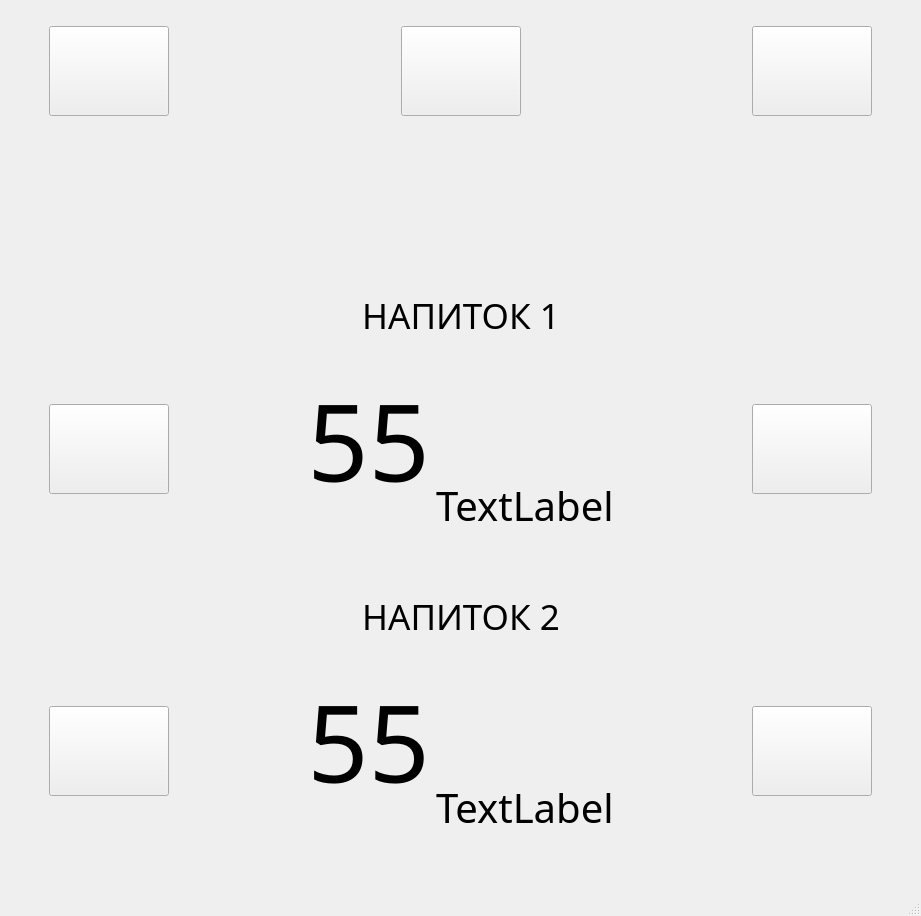
<?xml version="1.0" encoding="UTF-8"?>
<ui version="4.0">
 <class>MainWindow</class>
 <widget class="QMainWindow" name="MainWindow">
  <property name="geometry">
   <rect>
    <x>0</x>
    <y>0</y>
    <width>921</width>
    <height>916</height>
   </rect>
  </property>
  <property name="minimumSize">
   <size>
    <width>480</width>
    <height>320</height>
   </size>
  </property>
  <property name="maximumSize">
   <size>
    <width>4800</width>
    <height>3200</height>
   </size>
  </property>
  <property name="windowTitle">
   <string>MainWindow</string>
  </property>
  <widget class="QWidget" name="centralwidget">
   <layout class="QVBoxLayout" name="verticalLayout_6">
    <item>
     <spacer name="verticalSpacer">
      <property name="orientation">
       <enum>Qt::Vertical</enum>
      </property>
      <property name="sizeType">
       <enum>QSizePolicy::Minimum</enum>
      </property>
      <property name="sizeHint" stdset="0">
       <size>
        <width>20</width>
        <height>7</height>
       </size>
      </property>
     </spacer>
    </item>
    <item>
     <layout class="QHBoxLayout" name="horizontalLayout_8">
      <item>
       <spacer name="horizontalSpacer_5">
        <property name="orientation">
         <enum>Qt::Horizontal</enum>
        </property>
        <property name="sizeType">
         <enum>QSizePolicy::Fixed</enum>
        </property>
        <property name="sizeHint" stdset="0">
         <size>
          <width>40</width>
          <height>30</height>
         </size>
        </property>
       </spacer>
      </item>
      <item>
       <layout class="QVBoxLayout" name="verticalLayout_5">
        <item>
         <layout class="QHBoxLayout" name="horizontalLayout_7">
          <item>
           <widget class="QPushButton" name="button_menu">
            <property name="minimumSize">
             <size>
              <width>120</width>
              <height>90</height>
             </size>
            </property>
            <property name="maximumSize">
             <size>
              <width>85</width>
              <height>70</height>
             </size>
            </property>
            <property name="font">
             <font>
              <pointsize>16</pointsize>
             </font>
            </property>
            <property name="whatsThis">
             <string/>
            </property>
            <property name="accessibleName">
             <string/>
            </property>
            <property name="layoutDirection">
             <enum>Qt::LeftToRight</enum>
            </property>
            <property name="autoFillBackground">
             <bool>false</bool>
            </property>
            <property name="text">
             <string/>
            </property>
            <property name="iconSize">
             <size>
              <width>150</width>
              <height>150</height>
             </size>
            </property>
            <property name="autoRepeatInterval">
             <number>100</number>
            </property>
            <property name="autoDefault">
             <bool>false</bool>
            </property>
            <property name="default">
             <bool>false</bool>
            </property>
            <property name="flat">
             <bool>false</bool>
            </property>
           </widget>
          </item>
          <item>
           <spacer name="horizontalSpacer_13">
            <property name="orientation">
             <enum>Qt::Horizontal</enum>
            </property>
            <property name="sizeHint" stdset="0">
             <size>
              <width>40</width>
              <height>20</height>
             </size>
            </property>
           </spacer>
          </item>
          <item>
           <widget class="QPushButton" name="button_view">
            <property name="minimumSize">
             <size>
              <width>120</width>
              <height>90</height>
             </size>
            </property>
            <property name="maximumSize">
             <size>
              <width>85</width>
              <height>70</height>
             </size>
            </property>
            <property name="font">
             <font>
              <pointsize>16</pointsize>
             </font>
            </property>
            <property name="whatsThis">
             <string/>
            </property>
            <property name="accessibleName">
             <string/>
            </property>
            <property name="layoutDirection">
             <enum>Qt::LeftToRight</enum>
            </property>
            <property name="autoFillBackground">
             <bool>false</bool>
            </property>
            <property name="text">
             <string/>
            </property>
            <property name="autoRepeatInterval">
             <number>100</number>
            </property>
            <property name="autoDefault">
             <bool>false</bool>
            </property>
            <property name="default">
             <bool>false</bool>
            </property>
            <property name="flat">
             <bool>false</bool>
            </property>
           </widget>
          </item>
          <item>
           <spacer name="horizontalSpacer_14">
            <property name="orientation">
             <enum>Qt::Horizontal</enum>
            </property>
            <property name="sizeHint" stdset="0">
             <size>
              <width>40</width>
              <height>20</height>
             </size>
            </property>
           </spacer>
          </item>
          <item>
           <widget class="QPushButton" name="button_settings">
            <property name="minimumSize">
             <size>
              <width>120</width>
              <height>90</height>
             </size>
            </property>
            <property name="maximumSize">
             <size>
              <width>85</width>
              <height>70</height>
             </size>
            </property>
            <property name="font">
             <font>
              <pointsize>16</pointsize>
             </font>
            </property>
            <property name="whatsThis">
             <string/>
            </property>
            <property name="accessibleName">
             <string/>
            </property>
            <property name="layoutDirection">
             <enum>Qt::LeftToRight</enum>
            </property>
            <property name="autoFillBackground">
             <bool>false</bool>
            </property>
            <property name="text">
             <string/>
            </property>
            <property name="autoRepeatInterval">
             <number>100</number>
            </property>
            <property name="autoDefault">
             <bool>false</bool>
            </property>
            <property name="default">
             <bool>false</bool>
            </property>
            <property name="flat">
             <bool>false</bool>
            </property>
           </widget>
          </item>
         </layout>
        </item>
        <item>
         <spacer name="verticalSpacer_3">
          <property name="orientation">
           <enum>Qt::Vertical</enum>
          </property>
          <property name="sizeType">
           <enum>QSizePolicy::Fixed</enum>
          </property>
          <property name="sizeHint" stdset="0">
           <size>
            <width>20</width>
            <height>40</height>
           </size>
          </property>
         </spacer>
        </item>
        <item>
         <layout class="QHBoxLayout" name="horizontalLayout">
          <item>
           <spacer name="horizontalSpacer_3">
            <property name="orientation">
             <enum>Qt::Horizontal</enum>
            </property>
            <property name="sizeHint" stdset="0">
             <size>
              <width>40</width>
              <height>20</height>
             </size>
            </property>
           </spacer>
          </item>
          <item>
           <layout class="QVBoxLayout" name="verticalLayout">
            <item>
             <spacer name="verticalSpacer_5">
              <property name="orientation">
               <enum>Qt::Vertical</enum>
              </property>
              <property name="sizeType">
               <enum>QSizePolicy::Expanding</enum>
              </property>
              <property name="sizeHint" stdset="0">
               <size>
                <width>20</width>
                <height>13</height>
               </size>
              </property>
             </spacer>
            </item>
            <item>
             <widget class="QLabel" name="label_window">
              <property name="font">
               <font>
                <family>Siemens AD Sans</family>
                <pointsize>26</pointsize>
               </font>
              </property>
              <property name="text">
               <string>НАПИТОК 1</string>
              </property>
              <property name="alignment">
               <set>Qt::AlignCenter</set>
              </property>
             </widget>
            </item>
           </layout>
          </item>
          <item>
           <spacer name="horizontalSpacer_10">
            <property name="orientation">
             <enum>Qt::Horizontal</enum>
            </property>
            <property name="sizeHint" stdset="0">
             <size>
              <width>40</width>
              <height>20</height>
             </size>
            </property>
           </spacer>
          </item>
         </layout>
        </item>
        <item>
         <layout class="QHBoxLayout" name="horizontalLayout_6">
          <item>
           <widget class="QPushButton" name="button_minus">
            <property name="minimumSize">
             <size>
              <width>120</width>
              <height>90</height>
             </size>
            </property>
            <property name="maximumSize">
             <size>
              <width>85</width>
              <height>70</height>
             </size>
            </property>
            <property name="font">
             <font>
              <pointsize>26</pointsize>
             </font>
            </property>
            <property name="text">
             <string/>
            </property>
            <property name="autoRepeatInterval">
             <number>100</number>
            </property>
           </widget>
          </item>
          <item>
           <spacer name="horizontalSpacer_9">
            <property name="orientation">
             <enum>Qt::Horizontal</enum>
            </property>
            <property name="sizeHint" stdset="0">
             <size>
              <width>40</width>
              <height>20</height>
             </size>
            </property>
           </spacer>
          </item>
          <item>
           <layout class="QHBoxLayout" name="horizontalLayout_2">
            <item>
             <layout class="QVBoxLayout" name="verticalLayout_2">
              <item>
               <spacer name="verticalSpacer_9">
                <property name="orientation">
                 <enum>Qt::Vertical</enum>
                </property>
                <property name="sizeType">
                 <enum>QSizePolicy::Expanding</enum>
                </property>
                <property name="sizeHint" stdset="0">
                 <size>
                  <width>20</width>
                  <height>10</height>
                 </size>
                </property>
               </spacer>
              </item>
              <item>
               <widget class="QLabel" name="value">
                <property name="minimumSize">
                 <size>
                  <width>0</width>
                  <height>150</height>
                 </size>
                </property>
                <property name="font">
                 <font>
                  <family>Siemens AD Sans</family>
                  <pointsize>80</pointsize>
                 </font>
                </property>
                <property name="text">
                 <string>55</string>
                </property>
                <property name="alignment">
                 <set>Qt::AlignCenter</set>
                </property>
               </widget>
              </item>
              <item>
               <spacer name="verticalSpacer_10">
                <property name="orientation">
                 <enum>Qt::Vertical</enum>
                </property>
                <property name="sizeHint" stdset="0">
                 <size>
                  <width>20</width>
                  <height>13</height>
                 </size>
                </property>
               </spacer>
              </item>
             </layout>
            </item>
            <item>
             <widget class="QLabel" name="value_mini">
              <property name="sizePolicy">
               <sizepolicy hsizetype="Preferred" vsizetype="Preferred">
                <horstretch>0</horstretch>
                <verstretch>0</verstretch>
               </sizepolicy>
              </property>
              <property name="font">
               <font>
                <family>Siemens AD Sans</family>
                <pointsize>30</pointsize>
               </font>
              </property>
              <property name="text">
               <string>TextLabel</string>
              </property>
              <property name="alignment">
               <set>Qt::AlignBottom|Qt::AlignLeading|Qt::AlignLeft</set>
              </property>
             </widget>
            </item>
           </layout>
          </item>
          <item>
           <spacer name="horizontalSpacer_4">
            <property name="orientation">
             <enum>Qt::Horizontal</enum>
            </property>
            <property name="sizeHint" stdset="0">
             <size>
              <width>40</width>
              <height>20</height>
             </size>
            </property>
           </spacer>
          </item>
          <item>
           <widget class="QPushButton" name="button_plus">
            <property name="minimumSize">
             <size>
              <width>120</width>
              <height>90</height>
             </size>
            </property>
            <property name="maximumSize">
             <size>
              <width>85</width>
              <height>70</height>
             </size>
            </property>
            <property name="font">
             <font>
              <pointsize>26</pointsize>
             </font>
            </property>
            <property name="text">
             <string/>
            </property>
            <property name="autoRepeatInterval">
             <number>100</number>
            </property>
           </widget>
          </item>
         </layout>
        </item>
        <item>
         <spacer name="verticalSpacer_4">
          <property name="orientation">
           <enum>Qt::Vertical</enum>
          </property>
          <property name="sizeType">
           <enum>QSizePolicy::Fixed</enum>
          </property>
          <property name="sizeHint" stdset="0">
           <size>
            <width>20</width>
            <height>40</height>
           </size>
          </property>
         </spacer>
        </item>
        <item>
         <layout class="QHBoxLayout" name="horizontalLayout_4">
          <item>
           <spacer name="horizontalSpacer_11">
            <property name="orientation">
             <enum>Qt::Horizontal</enum>
            </property>
            <property name="sizeHint" stdset="0">
             <size>
              <width>40</width>
              <height>20</height>
             </size>
            </property>
           </spacer>
          </item>
          <item>
           <layout class="QVBoxLayout" name="verticalLayout_4">
            <item>
             <spacer name="verticalSpacer_7">
              <property name="orientation">
               <enum>Qt::Vertical</enum>
              </property>
              <property name="sizeType">
               <enum>QSizePolicy::Minimum</enum>
              </property>
              <property name="sizeHint" stdset="0">
               <size>
                <width>20</width>
                <height>13</height>
               </size>
              </property>
             </spacer>
            </item>
            <item>
             <widget class="QLabel" name="label_window_2">
              <property name="font">
               <font>
                <family>Siemens AD Sans</family>
                <pointsize>26</pointsize>
               </font>
              </property>
              <property name="text">
               <string>НАПИТОК 2</string>
              </property>
              <property name="alignment">
               <set>Qt::AlignCenter</set>
              </property>
             </widget>
            </item>
           </layout>
          </item>
          <item>
           <spacer name="horizontalSpacer_12">
            <property name="orientation">
             <enum>Qt::Horizontal</enum>
            </property>
            <property name="sizeHint" stdset="0">
             <size>
              <width>40</width>
              <height>20</height>
             </size>
            </property>
           </spacer>
          </item>
         </layout>
        </item>
        <item>
         <layout class="QHBoxLayout" name="horizontalLayout_5">
          <item>
           <widget class="QPushButton" name="button_left">
            <property name="minimumSize">
             <size>
              <width>120</width>
              <height>90</height>
             </size>
            </property>
            <property name="maximumSize">
             <size>
              <width>85</width>
              <height>70</height>
             </size>
            </property>
            <property name="font">
             <font>
              <pointsize>26</pointsize>
             </font>
            </property>
            <property name="text">
             <string/>
            </property>
            <property name="iconSize">
             <size>
              <width>150</width>
              <height>150</height>
             </size>
            </property>
            <property name="autoRepeatInterval">
             <number>100</number>
            </property>
           </widget>
          </item>
          <item>
           <spacer name="horizontalSpacer_7">
            <property name="orientation">
             <enum>Qt::Horizontal</enum>
            </property>
            <property name="sizeType">
             <enum>QSizePolicy::Expanding</enum>
            </property>
            <property name="sizeHint" stdset="0">
             <size>
              <width>40</width>
              <height>20</height>
             </size>
            </property>
           </spacer>
          </item>
          <item>
           <layout class="QHBoxLayout" name="horizontalLayout_3">
            <item>
             <layout class="QVBoxLayout" name="verticalLayout_3">
              <item>
               <spacer name="verticalSpacer_13">
                <property name="orientation">
                 <enum>Qt::Vertical</enum>
                </property>
                <property name="sizeType">
                 <enum>QSizePolicy::Expanding</enum>
                </property>
                <property name="sizeHint" stdset="0">
                 <size>
                  <width>20</width>
                  <height>10</height>
                 </size>
                </property>
               </spacer>
              </item>
              <item>
               <widget class="QLabel" name="value_2">
                <property name="minimumSize">
                 <size>
                  <width>0</width>
                  <height>150</height>
                 </size>
                </property>
                <property name="font">
                 <font>
                  <family>Siemens AD Sans</family>
                  <pointsize>80</pointsize>
                 </font>
                </property>
                <property name="text">
                 <string>55</string>
                </property>
                <property name="alignment">
                 <set>Qt::AlignCenter</set>
                </property>
               </widget>
              </item>
              <item>
               <spacer name="verticalSpacer_14">
                <property name="orientation">
                 <enum>Qt::Vertical</enum>
                </property>
                <property name="sizeHint" stdset="0">
                 <size>
                  <width>20</width>
                  <height>13</height>
                 </size>
                </property>
               </spacer>
              </item>
             </layout>
            </item>
            <item>
             <widget class="QLabel" name="value_mini_2">
              <property name="font">
               <font>
                <family>Siemens AD Sans</family>
                <pointsize>30</pointsize>
               </font>
              </property>
              <property name="text">
               <string>TextLabel</string>
              </property>
              <property name="alignment">
               <set>Qt::AlignBottom|Qt::AlignLeading|Qt::AlignLeft</set>
              </property>
             </widget>
            </item>
           </layout>
          </item>
          <item>
           <spacer name="horizontalSpacer_8">
            <property name="orientation">
             <enum>Qt::Horizontal</enum>
            </property>
            <property name="sizeHint" stdset="0">
             <size>
              <width>40</width>
              <height>20</height>
             </size>
            </property>
           </spacer>
          </item>
          <item>
           <widget class="QPushButton" name="button_right">
            <property name="minimumSize">
             <size>
              <width>120</width>
              <height>90</height>
             </size>
            </property>
            <property name="maximumSize">
             <size>
              <width>85</width>
              <height>70</height>
             </size>
            </property>
            <property name="font">
             <font>
              <pointsize>26</pointsize>
             </font>
            </property>
            <property name="text">
             <string/>
            </property>
            <property name="iconSize">
             <size>
              <width>150</width>
              <height>150</height>
             </size>
            </property>
            <property name="autoRepeatInterval">
             <number>100</number>
            </property>
           </widget>
          </item>
         </layout>
        </item>
       </layout>
      </item>
      <item>
       <spacer name="horizontalSpacer_6">
        <property name="orientation">
         <enum>Qt::Horizontal</enum>
        </property>
        <property name="sizeType">
         <enum>QSizePolicy::Fixed</enum>
        </property>
        <property name="sizeHint" stdset="0">
         <size>
          <width>40</width>
          <height>30</height>
         </size>
        </property>
       </spacer>
      </item>
     </layout>
    </item>
    <item>
     <spacer name="verticalSpacer_2">
      <property name="orientation">
       <enum>Qt::Vertical</enum>
      </property>
      <property name="sizeType">
       <enum>QSizePolicy::Minimum</enum>
      </property>
      <property name="sizeHint" stdset="0">
       <size>
        <width>20</width>
        <height>50</height>
       </size>
      </property>
     </spacer>
    </item>
   </layout>
  </widget>
  <widget class="QMenuBar" name="menubar">
   <property name="geometry">
    <rect>
     <x>0</x>
     <y>0</y>
     <width>921</width>
     <height>26</height>
    </rect>
   </property>
  </widget>
  <widget class="QStatusBar" name="statusbar"/>
 </widget>
 <resources/>
 <connections/>
</ui>
